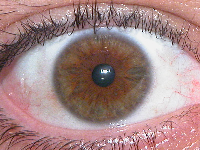
#> input picture Img_1_1_1.jpg, 200 x 150 px; its folder holds only this picture in this run
$ python -i iris_recognition.py   (imports and definitions only)
#> lines starting #> are read from the running program, lines starting #| are printed output that depends on the picture; after the words box and inside, x2 and y2 are one past the last pixel; in counts of white or black regions, pixels touching at a corner belong together
import numpy as np
import cv2
import os
import sys
import math
import random
import pickle as pickle
import copy
import gzip
import inspect
import itertools
import copyreg

from matplotlib import pyplot as plt

currentimage = ""


#from numba import jit, cuda

#@jit(target_backend='cuda')
# [28 lines left out: functions compare_images, compare_binfiles, not called in this run]


#@jit(target_backend='cuda')
def load_rois_from_gets(filepath, some):
    currentimage = some

# [37 lines left out: functions load_rois_from_image, load_image, not called in this run]

def get_iris_boundaries(img, show=False):
    # Finding iris inner boundary
    pupil_circle = find_pupil(img)

    if not pupil_circle:
        #print( 'ERROR: Pupil circle not found!')
        return None, None

    # Finding iris outer boundary
    radius_range = int(math.ceil(pupil_circle[2]*1.5))
    multiplier = 0.25
    center_range = int(math.ceil(pupil_circle[2]*multiplier))
    ext_iris_circle = find_ext_iris(
                        img, pupil_circle, center_range, radius_range)

    while(not ext_iris_circle and multiplier <= 0.7):
        multiplier += 0.05
        #print( 'Searching exterior iris circle with multiplier ' + \
              #str(multiplier))
        center_range = int(math.ceil(pupil_circle[2]*multiplier))
        ext_iris_circle = find_ext_iris(img, pupil_circle,
                                        center_range, radius_range)
    if not ext_iris_circle:
        #print( 'ERROR: Exterior iris circle not found!')
        return None, None

    if show:
        cimg = cv2.cvtColor(img,cv2.COLOR_GRAY2BGR)
        draw_circles(cimg, pupil_circle, ext_iris_circle,
                     center_range, radius_range)
        #cv2.imshow('iris boundaries', cimg)
        global currentimage
        #print(currentimage)

        with open('path.txt', 'w') as f:
            f.write(currentimage)

        cv2.imwrite(currentimage + '/iris boundaries.jpg', cimg)
        #ch = cv2.waitKey(0)
        cv2.destroyAllWindows()

    return pupil_circle, ext_iris_circle

def find_pupil(img):
    def get_edges(image):
        edges = cv2.Canny(image,20,100)
        kernel = np.ones((3,3),np.uint8)
        edges = cv2.dilate(edges, kernel, iterations=2)
        ksize = 2 * random.randrange(5,11) + 1
        edges = cv2.GaussianBlur(edges,(ksize,ksize),0)
        return edges

    param1 = 200 # 200
    param2 = 120 # 150
    pupil_circles = []
    while(param2 > 35 and len(pupil_circles) < 100):
        for mdn,thrs in [(m,t)
                         for m in [3,5,7]
                         for t in [20,25,30,35,40,45,50,55,60]]:
            # Median Blur
            median = cv2.medianBlur(img, 2*mdn+1)

            # Threshold
            ret, thres = cv2.threshold(
                            median, thrs, 255,
                            cv2.THRESH_BINARY_INV)

            # Fill Contours
            contours, hierarchy = cv2.findContours(thres.copy(), cv2.RETR_EXTERNAL, cv2.CHAIN_APPROX_NONE)
            draw_con = cv2.drawContours(thres, contours, -1, (255), -1)

            # Canny Edges
            edges = get_edges(thres)

            # HoughCircles
            circles = cv2.HoughCircles(edges, cv2.HOUGH_GRADIENT, 1, 1,
                                       np.array([]), param1, param2)
            if circles is not None:
                # convert the (x, y) coordinates and radius of the circles
                # to integers
                #print(circles)
                try:
                    circles = np.round(circles[0, :]).astype("int")
                except:
                    a = 0
                for c in circles:
                    pupil_circles.append(c)

        param2 = param2 - 1

    cimg = cv2.cvtColor(img,cv2.COLOR_GRAY2BGR)

    return get_mean_circle(pupil_circles)

def get_mean_circle(circles, draw=None):
    if not circles:
        return
    mean_0 = int(np.mean([c[0] for c in circles]))
    mean_1 = int(np.mean([c[1] for c in circles]))
    mean_2 = int(np.mean([c[2] for c in circles]))

    if draw is not None:
        draw = draw.copy()
        # draw the outer circle
        cv2.circle(draw,(mean_0,mean_1),mean_2,(0,255,0),1)
        # draw the center of the circle
        cv2.circle(draw,(mean_0,mean_1),2,(0,255,0),2)
        #cv2.imshow('mean circle', draw)
        cv2.imwrite('/mean circle.jpg', draw)
        #ch = cv2.waitKey(0)
        cv2.destroyAllWindows()

    return mean_0, mean_1, mean_2

# [66 lines left out: function find_ext_iris, not called in this run]
#@jit(target_backend='cuda')
def point_in_circle(c_col, c_row, c_radius, p_col, p_row):
    return distance(c_col, c_row, p_col, p_row) <= c_radius

# [458 lines left out: functions filtered_circles, draw_circles, get_equalized_iris, get_rois, load_keypoints, load_descriptors and 2 more, not called in this run]
#@jit(target_backend='cuda')
def angle_v(x1,y1,x2,y2):
    return math.degrees(math.atan2(-(y2-y1),(x2-x1)))
#@jit(target_backend='cuda')
def distance(x1,y1,x2,y2):
    dst = math.sqrt((x2-x1)**2 + (y2-y1)**2)
    return dst
#@jit(target_backend='cuda')
# [5 lines left out: function mean, not called in this run]
#@jit(target_backend='cuda')
def median(x):
    return np.median(np.array(x))
#@jit(target_backend='cuda')
# [37 lines left out: functions standard_dev, load_rois_from_bin, unpickle_keypoints, not called in this run]

def unpickle_rois(rois):
    for pos in ['right-side','left-side','bottom','complete']:
        rois[pos]['kp'] = unpickle_keypoints(rois[pos]['kp'])

def _pickle_keypoints(point):
    return cv2.KeyPoint, (*point.pt, point.size, point.angle,
                          point.response, point.octave, point.class_id)

# [5 lines left out: function pickle_rois, not called in this run]

"""
if __name__ == "__main__":
    # Specify 2 image paths
    filepath1 = r'./aeval1.bmp'
    filepath2 = r'./aeval2.bmp'

    if os.path.isfile(filepath1) and os.path.isfile(filepath2):
        compare_images(filepath1, filepath2)

    # Specify 2 image paths
    filepath1 = r'./001_2_1.jpg'
    filepath2 = r'./001_2_2.jpg'

    if os.path.isfile(filepath1) and os.path.isfile(filepath2):
        compare_images(filepath1, filepath2)


    # Specify 2 image paths
    filepath1 = r'./001_1_1.jpg'
    filepath2 = r'./001_1_3.jpg'

    if os.path.isfile(filepath1) and os.path.isfile(filepath2):
        compare_images(filepath1, filepath2)
"""

>>> import cv2
>>> picture = cv2.imread('Img_1_1_1.jpg', cv2.IMREAD_GRAYSCALE)
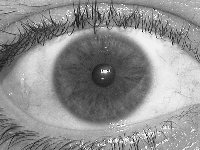
#> picture: shape (150, 200); min 2, max 255, mean 143.9
>>> result = get_iris_boundaries(picture)
#> after the loop in find_pupil, `while(param2 > 35 and len(pupil_circles) < 100):`:
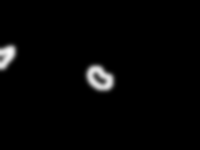
#> edges: shape (150, 200); min 0, max 248, mean 5.2
#> after the loop in find_pupil, `while(param2 > 35 and len(pupil_circles) < 100):`:
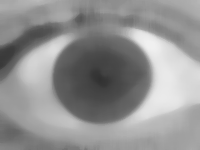
#> median: shape (150, 200); min 49, max 240, mean 145.7
#> after the loop in find_pupil, `while(param2 > 35 and len(pupil_circles) < 100):`:
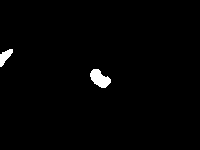
#> thres: shape (150, 200); 1.2% white; 2 white regions, box (x1, y1, x2, y2) and area: (90, 69, 111, 88) 249, (0, 49, 13, 67) 124
#> after the loop in find_pupil, `while(param2 > 35 and len(pupil_circles) < 100):`: a = 0; param2 = 35; pupil_circles = []
